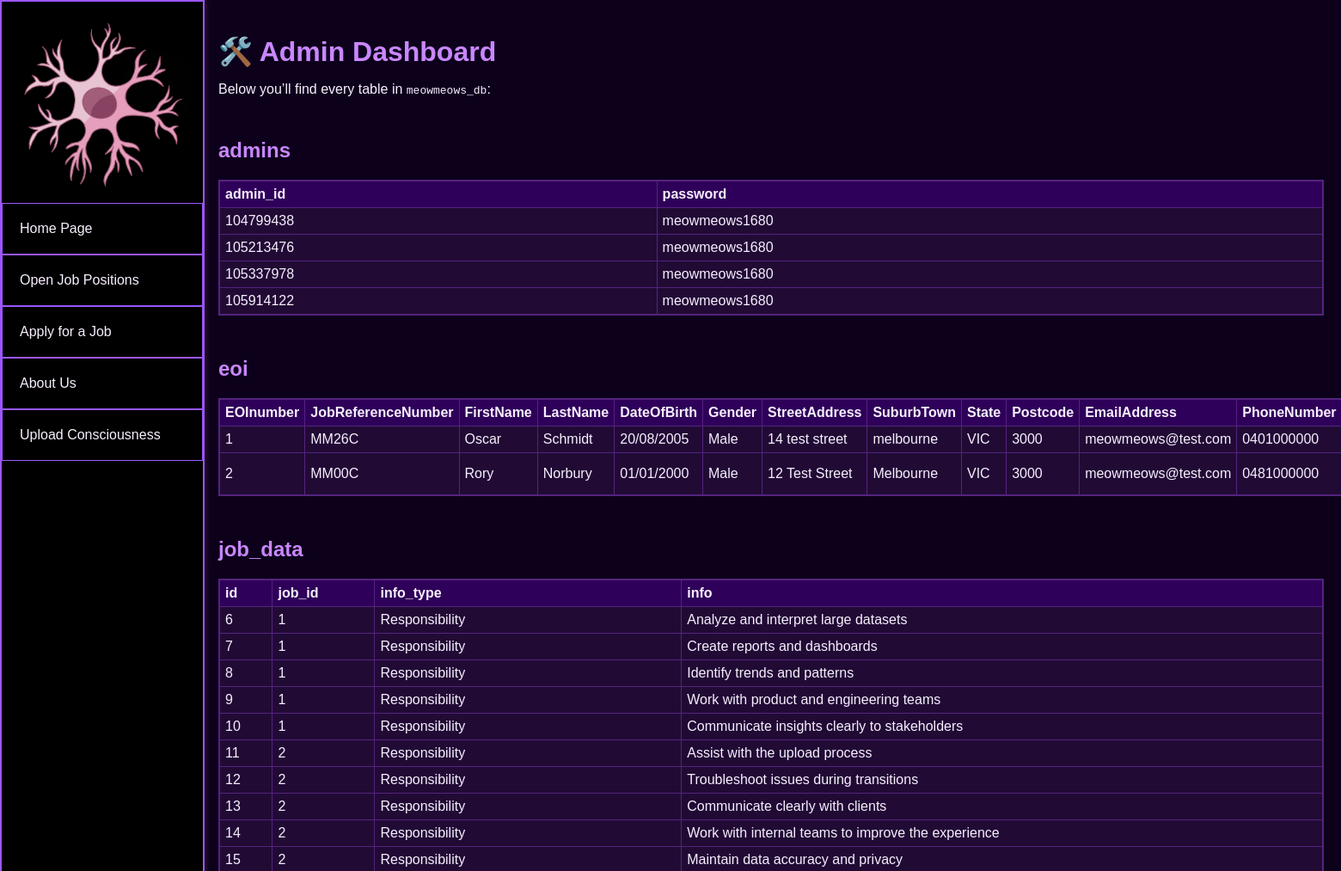
Page /admin_dashboard.php (signed in, upper part) on the earlier database version.
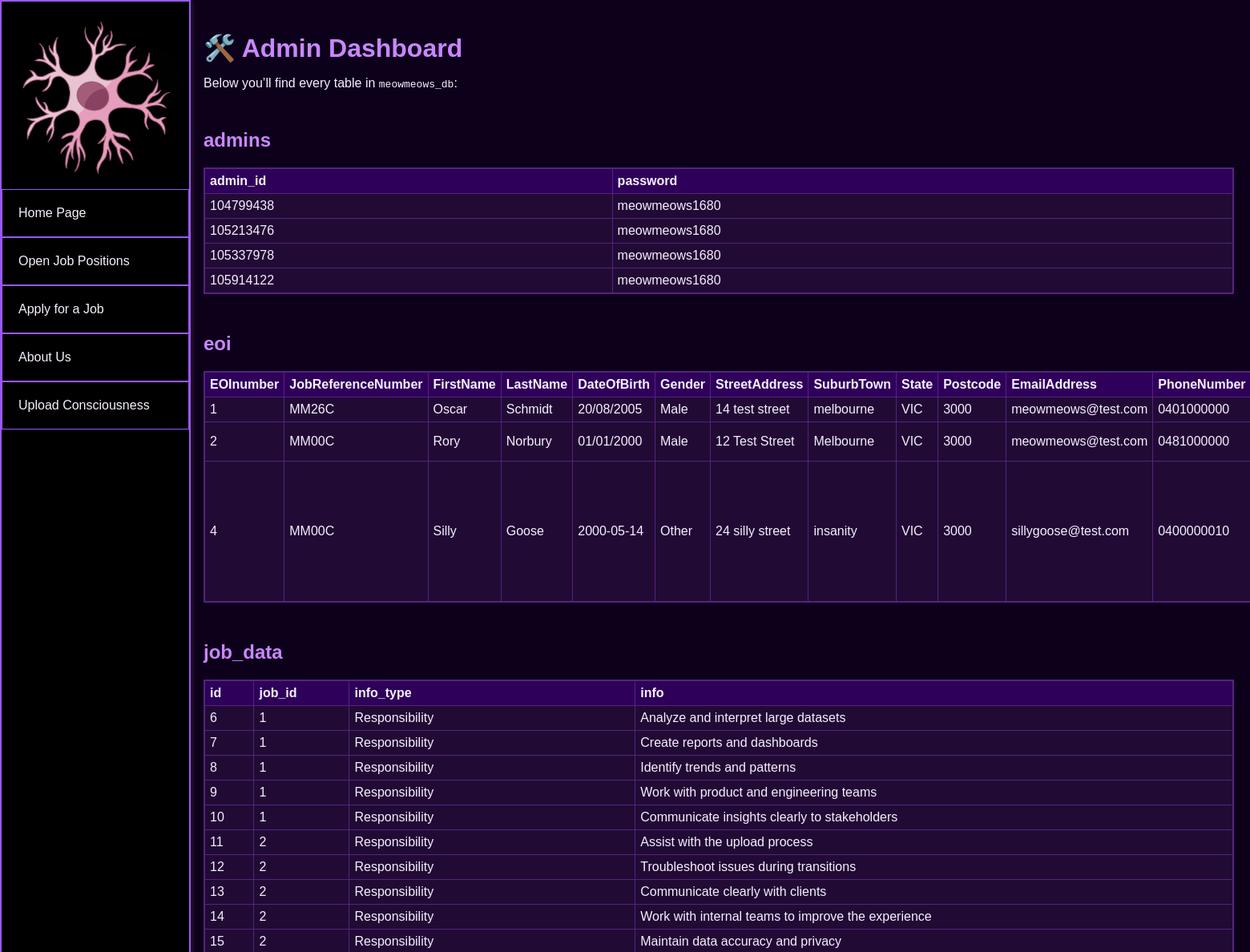
Same page on the later database version.
### tables this page shows
CREATE TABLE `eoi` (
  `EOInumber` int(11) NOT NULL,
  `JobReferenceNumber` varchar(5) NOT NULL,
  `FirstName` varchar(20) NOT NULL,
  `LastName` varchar(20) NOT NULL,
  `DateOfBirth` varchar(10) NOT NULL,
  `Gender` varchar(20) NOT NULL,
  `StreetAddress` varchar(40) NOT NULL,
  `SuburbTown` varchar(40) NOT NULL,
  `State` varchar(3) NOT NULL,
  `Postcode` varchar(4) NOT NULL,
  `EmailAddress` varchar(255) NOT NULL,
  `PhoneNumber` varchar(12) NOT NULL,
  `Skill1` tinyint(1) DEFAULT 0,
  `Skill2` tinyint(1) DEFAULT 0,
  `Skill3` tinyint(1) DEFAULT 0,
  `OtherSkills` text DEFAULT NULL,
  `Status` enum('New','Current','Final') DEFAULT 'New',
  `ApplicationTimestamp` timestamp NOT NULL DEFAULT current_timestamp()
);

CREATE TABLE `job_data` (
  `id` int(11) NOT NULL,
  `job_id` int(11) NOT NULL,
  `info_type` enum('Responsibility','Essential_qualification','Preferable_qualification') NOT NULL,
  `info` text NOT NULL
);

### admin_dashboard.php (the view, shortened to what this page needs)
<?php
require_once 'settings.php';
$conn = mysqli_connect($host, $user, $pswd, $dbnm)
    or die("DB connection failed: " . mysqli_connect_error());
function render_table($result) {
    echo "<table class='admin-table'><tr>";
    $fields = mysqli_fetch_fields($result);
    foreach ($fields as $f) {
        echo "<th>" . htmlspecialchars($f->name) . "</th>";
    }
    echo "</tr>";
    while ($row = mysqli_fetch_assoc($result)) {
        echo "<tr>";
        foreach ($row as $cell) {
            echo "<td>" . htmlspecialchars($cell) . "</td>";
        }
        echo "</tr>";
    }
    echo "</table>";
}
$tables = [];
$res = mysqli_query($conn, "SHOW TABLES");
while ($r = mysqli_fetch_row($res)) {
    $tables[] = $r[0];
}
?>
<!DOCTYPE html>
<html lang="en">
<head>
  <link rel="stylesheet" href="styles/styles.css">
</head>
<body>
  <?php include 'nav.inc'; ?>
  <div id="main-container" class="admin-dashboard">
    <h1>🛠️ Admin Dashboard</h1>
    <p>Below you’ll find every table in <code>meowmeows_db</code>:</p>
    <?php foreach ($tables as $table): ?>
      <h2><?= htmlspecialchars($table) ?></h2>
      <?php
        $q = mysqli_query($conn, "SELECT * FROM `$table`");
        render_table($q);
      ?>
    <?php endforeach; ?>
  </div>
  <?php include 'footer.inc'; ?>
</body>
</html>

### nav.inc
<nav>
    <img src="images/logo.PNG" alt="company logo">
    <a href="index.php">Home Page</a>
    <a href="jobs.php">Open Job Positions</a>
    <a href="apply.php">Apply for a Job</a>
    <a href="about.php">About Us</a>
    <a href="upload.php">Upload Consciousness</a>
</nav>

### footer.inc (shortened to what this page needs)
</body>
</html>

### styles/styles.css (style rules this page uses)
html, body { height: 100%; margin: 0; }
nav { display: flex; flex-direction: column; justify-content: flex-start; position: fixed; height: 100%; width: 15%; border: 2px solid #9B57FF; }
nav a { border: 1px solid #9B57FF; display: block; padding: 20px; }
nav a:link { color: inherit; text-decoration: none; }
#main-container { margin-left: 15%; padding: 20px; }
table, th, td { border: 1px solid #2E0059; border-collapse: collapse; padding: 8px; }
html, body { font-family: "Poppins", sans-serif; background: #0D001B; color: #F8EFFE; }
nav { background-color: #150033; border-color: #9B57FF; box-shadow: 2px 0 6px rgba(0, 0, 0, 0.5); }
nav a { color: #F3E7FF; border-color: #9B57FF; background-color: transparent; transition: background-color 0.3s ease; }
h1 { color: #C987FF; }
p, li, dd, td { color: #F8EFFE; }
img { border-radius: 6px; }
nav { background-color: #000000; border-color: #9B57FF; box-shadow: 2px 0 6px rgba(77, 52, 52, 0.5); }
html { scroll-behavior: smooth; }
table { width: 100%; background-color: rgba(21, 0, 51, 0.6); }
th { background: linear-gradient(to right, #361665, #C987FF); color: #F8EFFE; }
tr:nth-child(even) { background-color: rgba(255, 255, 255, 0.05); }
body { position: relative; }
body { position: relative; margin: 0; }
table { width: 80%; margin: 0 auto; border-collapse: collapse; background-color: #1a0a2c; border: 2px solid #55237F; }
table th { background-color: #2E0059; color: #F8EFFE; padding: 12px; text-align: left; font-weight: bold; }
table td { padding: 10px; border: 1px solid #55237F; background-color: #210B35; }
#main-container { min-height: calc(100vh - 80px); margin-left: 15%; padding: 20px; box-sizing: border-box; }
.admin-dashboard h1 { color: #C987FF; margin-bottom: 0.5em; }
.admin-dashboard h2 { margin-top: 2em; color: #C987FF; }
.admin-dashboard table.admin-table { width: 100%; margin-bottom: 2em; border-collapse: collapse; background-color: rgba(21, 0, 51, 0.6); }
.admin-dashboard th, .admin-dashboard td { border: 1px solid #55237F; padding: 6px; color: #F8EFFE; text-align: left; }
.admin-dashboard th { background: #2E0059; }

Differences in the rows shown:
added eoi: EOInumber "4", JobReferenceNumber "MM00C", FirstName "Silly", LastName "Goose", DateOfBirth "2000-05-14", Gender "Other", StreetAddress "24 silly street", SuburbTown "insanity", State "VIC", Postcode "3000", EmailAddress "sillygoose@test.com", PhoneNumber "0400000010"
